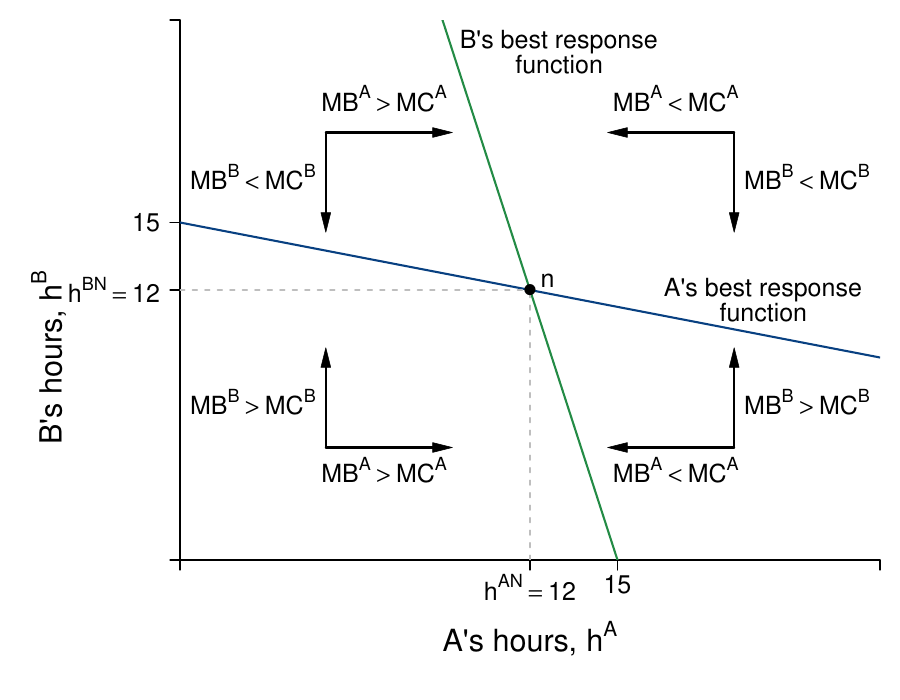

This figure's R source:
require(shape)
pdf(file = "coordination_failures/coord_brfs_dynamics.pdf", width = 9, height = 7)

#Set parameters for graphics
pointsize <- 1.8
axislabelsize <- 1.8
labelsize <- 1.5
namesize <- 1.8
annotatesize <- 1.5
graphlinewidth <- 2
segmentlinewidth <- 1.5

COL <- c("#7fc97f", "#beaed4", "#fdc086", "#ffff99", "#386cb0", "#f0027f", "#bf5b17", "#666666")
COLA <- c("#99d8c9","#66c2a4","#41ae76", "#238b45", "#005824")
COLB <- c("#4eb3d3", "#2b8cbe", "#0868ac","#084081")

par(mar =  c(7, 7, 1, 1))

uA <- function(ea, eb, alpha = 30, beta = 1/2) {
  (alpha - beta*(ea+eb))*ea - 0.5*(ea)^2
}

uB <- function(ea, eb, alpha = 30, beta = 1/2) {
  (alpha - beta*(ea+eb))*eb - 0.5*(eb)^2
}

brfB <- function(ea, alpha = 30, beta = 1/2) {
  (alpha - beta*ea)/(1 + 2*beta)
}

brfA <- function(ea, alpha = 30, beta = 1/2) {
  (alpha - ea*(1 + 2*beta))/(beta)
}

brfPE <- function(ea, alpha = 30, beta = 1/8) {
  alpha*(1 - beta*ea)
}

hANE <- function(alpha, beta = 1/2){
  alpha/(1 + 3*beta)
}

intercept1 <- function(alpha, beta = 1/2){
  alpha/(1 + 2*beta)
}

xlims <- c(0, 24)
ylims <- c(0, 24)

npts <- 501 

plot(0, 0, xlim = xlims, ylim = ylims, type = "n",
     xlab = expression(paste("")),
     ylab = expression(paste("")), 
     xaxt = "n", 
     yaxt = "n", 
     cex.lab = axislabelsize, 
     bty = "n",
     xaxs="i", 
     yaxs="i")

ticksy <- c(0, hANE(alpha = 30), intercept1(alpha = 30), ylims[2])
ylabels <- c(NA, 12, 15, NA)
ticksx <- c(0, hANE(alpha = 30), intercept1(alpha = 30), xlims[2])
xlabels <- c(NA, 12, 15, NA)

axis(1, at = ticksx,  pos = 0, labels = FALSE)
text(x = c(0, hANE(alpha = 30), intercept1(alpha = 30), xlims[2]), par("usr")[3] - 0.4, labels = xlabels, srt = 0, pos = 1, xpd = TRUE, cex = labelsize)

axis(2, at = ticksy, pos = 0, labels = ylabels, las = 1, cex.axis = labelsize)

npts <- 500 
xx1 <- seq(xlims[1], xlims[2], length.out = npts)
xx2 <- seq(9.4, 10.55, length.out = npts)


lines(xx1, brfA(xx1, alpha = 30, beta = 1/2), col = COLA[4], lwd = graphlinewidth)
lines(xx1, brfB(xx1, alpha = 30, beta = 1/2), col = COLB[4], lwd = graphlinewidth)

text(0.5*xlims[2], -3.5, expression(paste("A's hours, ", h^A)), xpd = TRUE, cex = axislabelsize)
text(-3, 9, expression(paste("B's hours, ", h^B)), xpd = TRUE, cex = axislabelsize, srt = 90) 


segments(0, 12, 12, 12, lty = 2, col = "gray" , lwd = segmentlinewidth)
segments(12, 0, 12, 12, lty = 2, col = "gray" , lwd = segmentlinewidth)


# Label Nash Eq. ----------------------------------------------------------

points(hANE(alpha = 30), hANE(alpha = 30), pch = 16, col = "black", cex = 1.5)
text(hANE(alpha = 31.5), hANE(alpha = 30) + 0.4, expression(paste(n)), cex = annotatesize)

# B's BRF -----------------------------------------------------------------

text(13, 23, expression(paste("B's best-response")), cex = annotatesize)
text(13, 22, expression(paste("function")), cex = annotatesize)
#text(5, 15.2, expression(paste(h^B*(h^A) == frac(alpha - beta*h^A, 1 + 2*beta) )), cex = labelsize)

# A' BRF ----------------------------------------------------- -------------

text(20, 12, expression(paste("A's best-response")), cex = annotatesize)
text(20, 11, expression(paste("function")), cex = annotatesize)
#text(17, 3.2, expression(paste(h^A*(h^B) == frac(alpha - beta*h^B, 1 + 2*beta) )), cex = labelsize)

# Dynamic Arrows ----------------------------------------------------------

# Q1 
Arrows(19, 19, 19, 16, col = "black", lty = 1, lwd = 2, arr.type = "triangle", arr.lwd = 0.5)
Arrows(19, 19, 16, 19, col = "black", lty = 1, lwd = 2, arr.type = "triangle", arr.lwd = 0.5)

# Q2
Arrows(5, 19, 5, 16, col = "black", lty = 1, lwd = 2, arr.type = "triangle", arr.lwd = 0.5)
Arrows(5, 19, 8, 19, col = "black", lty = 1, lwd = 2, arr.type = "triangle", arr.lwd = 0.5)

# Q3
Arrows(5, 5, 5, 8, col = "black", lty = 1, lwd = 2, arr.type = "triangle", arr.lwd = 0.5)
Arrows(5, 5, 8, 5, col = "black", lty = 1, lwd = 2, arr.type = "triangle", arr.lwd = 0.5)

# Q4
Arrows(19, 5, 16, 5, col = "black", lty = 1, lwd = 2, arr.type = "triangle", arr.lwd = 0.5)
Arrows(19, 5, 19, 8, col = "black", lty = 1, lwd = 2, arr.type = "triangle", arr.lwd = 0.5)


# Dynamics Labels ---------------------------------------------------------



# Q1
text(21.5, 17, expression(MB^B < MC^B), cex = annotatesize)
text(17, 20.5, expression(MB^A < MC^A), cex = annotatesize)

# Q2
text(7, 20.5, expression(MB^A > MC^A), cex = annotatesize)
text(2.5, 17, expression(MB^B < MC^B), cex = annotatesize)

# Q3
text(2.5, 7, expression(MB^B > MC^B), cex = annotatesize)
text(7, 4, expression(MB^A > MC^A), cex = annotatesize)

# Q4
text(21.5, 7, expression(MB^B > MC^B), cex = annotatesize)
text(17, 4, expression(MB^A < MC^A), cex = annotatesize)




dev.off()